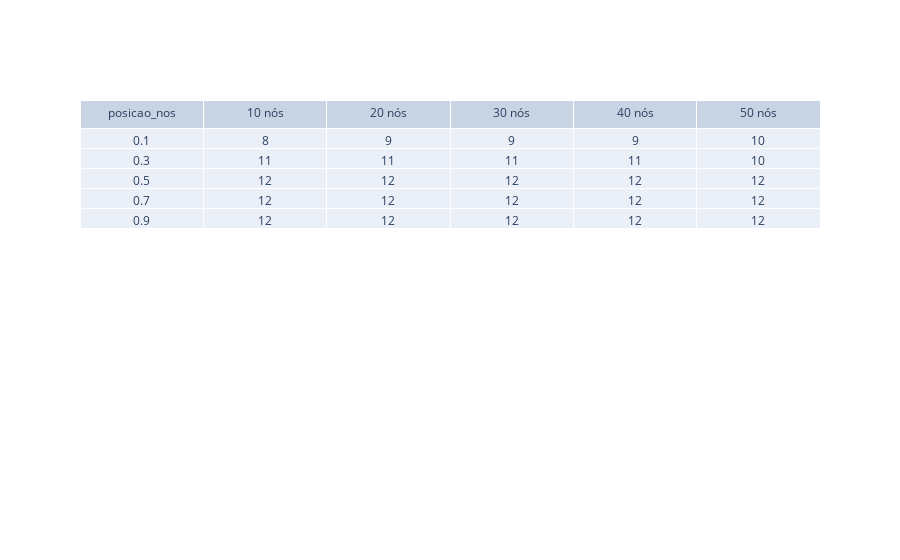

Source (notebook cell):
### Code cell
c = 2
print(f"seed {seeds[c]}")
m = moda_diferent0[c*5*5:5*5*(c+1),:]
fig = go.Figure(data=[go.Table(header=dict(values=['posicao_nos','10 nós', '20 nós', '30 nós', '40 nós', '50 nós']),
                 cells=dict(values=np.vstack([posicao_nos,m[:, -2].reshape(5,5) ])))])
fig.show()

### Figure 1 — Plotly figure (JSON) as saved in the notebook; plotly's stock layout.template omitted (floating-point values rounded to 4 significant figures)
{"data": [{"cells": {"values": [[0.1, 0.3, 0.5, 0.7, 0.9], [8, 11, 12, 12, 12], [9, 11, 12, 12, 12], [9, 11, 12, 12, 12], [9, 11, 12, 12, 12], [10, 10, 12, 12, 12]]}, "header": {"values": ["posicao_nos", "10 nós", "20 nós", "30 nós", "40 nós", "50 nós"]}, "type": "table"}], "layout": {}}
